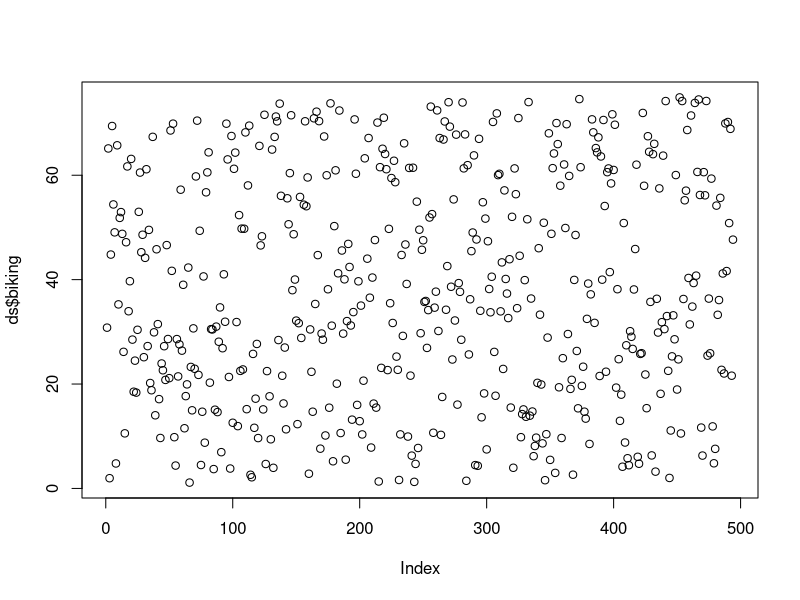
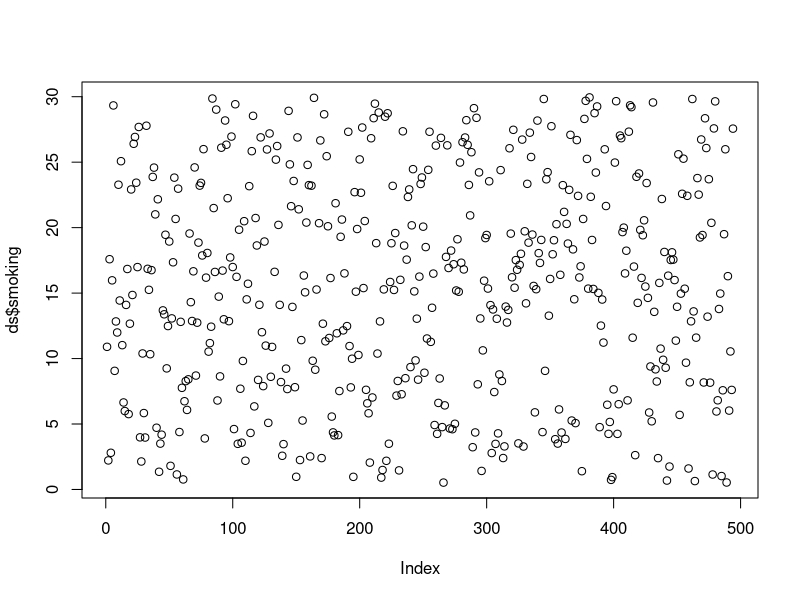

Reproduce these figures in R, in order. (Note: this script raises an error after producing the figures.)
# Importing the dataset
rm(list = ls())
ds=read.csv('hd.csv')

#Displaying the count of null values per column
colSums(is.na(ds))
plot(ds$biking)
plot(ds$smoking)

# Missing data
#na. rm = TRUE to exclude missing values
ds$biking[is.na(ds$biking)]<-mean(ds$biking,na.rm=TRUE)
ds$smoking[is.na(ds$smoking)]<-mean(ds$smoking,na.rm=TRUE)
ds$heart.disease[is.na(ds$heart.disease)]<-mean(ds$heart.disease,na.rm=TRUE)
#Create multiple copies of the dataset with no missing data
ds1<-ds
ds2<-ds
ds3<-ds
ds4<-ds
##################################################################
## Multiple Linear Regression

# Splitting the dataset into the Training set and Test set
# install.packages('caTools')
library(caTools)
split=sample.split(ds$heart.disease,SplitRatio=0.8)
training_set=subset(ds,split==TRUE)
testing_set=subset(ds,split==FALSE)

# Fitting Multiple Linear Regression to the Training set
regressor_MLR<-lm(formula=heart.disease~.,data=training_set)


# Predicting the Validation set results
y_pred=predict(regressor_MLR,newdata=testing_set)
#new <- data.frame( )
new<-data.frame(biking=45.0972,smoking=21.38562)
new1<-data.frame(biking=8.279743,smoking=6.42372)
new2<-data.frame(biking=42.34586,smoking=20.74133)
new3<-data.frame(biking=30.77425,smoking=23.61017)
#predict(regressor, newdata = new)
predict(regressor_MLR,newdata=new)
predict(regressor_MLR,newdata=new1)
predict(regressor_MLR,newdata=new2)
predict(regressor_MLR,newdata=new3)
#RMSE
RMSE(testing_set$heart.disease,y_pred)
R2(testing_set$heart.disease,y_pred)
#sqrt(mean((dataset$y_test-y_pred)^2))

########################################################
#Support Vector Regressor
# Splitting the dataset into the Training set and Test set
regressor_SVR=svm(formula=heart.disease~.,data=training_set,type='eps-regression',kernel='radial')
# Fitting SVR to the dataset
library(e1071)

# Predicting the Validation set results
y_pred=predict(regressor_SVR,newdata=testing_set)
new<-data.frame(biking=45.0972,smoking=21.38562)
new1<-data.frame(biking=8.279743,smoking=6.42372)
new2<-data.frame(biking=42.34586,smoking=20.74133)
new3<-data.frame(biking=30.77425,smoking=23.61017)
#new <- data.frame( )
predict(regressor_SVR,newdata=new)
predict(regressor_SVR,newdata=new1)
predict(regressor_SVR,newdata=new2)
predict(regressor_SVR,newdata=new3)
#RMSE
RMSE(testing_set$heart.disease,y_pred)
R2(testing_set$heart.disease,y_pred)
#sqrt(mean((dataset$y_test-y_pred)^2))

#########################################################
#Decision Tree Regressor
# Splitting the dataset into the Training set and Test set

# Fitting to the dataset
library(rpart)
regressor_DT=rpart(formula=heart.disease~.,data=training_set)
# Predicting the Validation set results
new<-data.frame(biking=45.0972,smoking=21.38562)
new1<-data.frame(biking=8.279743,smoking=6.42372)
new2<-data.frame(biking=42.34586,smoking=20.74133)
new3<-data.frame(biking=30.77425,smoking=23.61017)
#new <- data.frame( )
predict(regressor_DT,newdata=new)
predict(regressor_DT,newdata=new1)
predict(regressor_DT,newdata=new2)
predict(regressor_DT,newdata=new3)
#RMSE
RMSE(testing_set$heart.disease,y_pred)
R2(testing_set$heart.disease,y_pred)
#sqrt(mean((dataset$y_test-y_pred)^2))

########################################################
#Random Forest Regressor
# Splitting the dataset into the Training set and Test set

# Fitting to the dataset
library(randomForest)
set.seed(1234)
regressor_RF=randomForest(x=training_set[,1:2],y=training_set$heart.disease,ntree=20)
y_pred=predict(regressor_RF,newdata=testing_set)
# Predicting the Validation set results
new<-data.frame(biking=45.0972,smoking=21.38562)
new1<-data.frame(biking=8.279743,smoking=6.42372)
new2<-data.frame(biking=42.34586,smoking=20.74133)
new3<-data.frame(biking=30.77425,smoking=23.61017)
#new <- data.frame( )
predict(regressor_RF,newdata=new)
predict(regressor_RF,newdata=new1)
predict(regressor_RF,newdata=new2)
predict(regressor_RF,newdata=new3)
#RMSE
#sqrt(mean((dataset$y_test-y_pred)^2))
RMSE(testing_set$heart.disease,y_pred)
R2(testing_set$heart.disease,y_pred)
